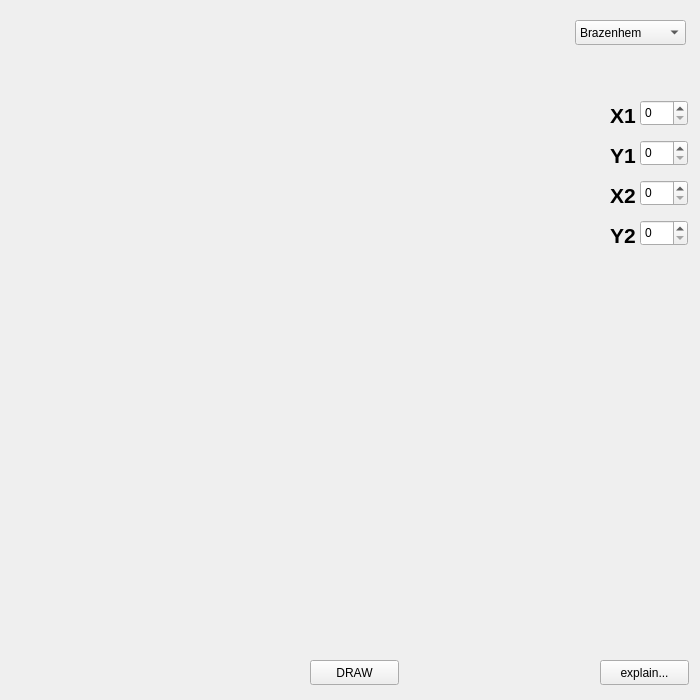
<?xml version="1.0" encoding="UTF-8"?>
<ui version="4.0">
 <class>LineForm</class>
 <widget class="QWidget" name="LineForm">
  <property name="geometry">
   <rect>
    <x>0</x>
    <y>0</y>
    <width>700</width>
    <height>700</height>
   </rect>
  </property>
  <property name="windowTitle">
   <string>Form</string>
  </property>
  <widget class="QPushButton" name="DrawPushButton">
   <property name="geometry">
    <rect>
     <x>310</x>
     <y>660</y>
     <width>89</width>
     <height>25</height>
    </rect>
   </property>
   <property name="text">
    <string>DRAW</string>
   </property>
  </widget>
  <widget class="QComboBox" name="LineManagerComboBox">
   <property name="geometry">
    <rect>
     <x>575</x>
     <y>20</y>
     <width>111</width>
     <height>25</height>
    </rect>
   </property>
   <item>
    <property name="text">
     <string>Brazenhem</string>
    </property>
   </item>
   <item>
    <property name="text">
     <string>CDA</string>
    </property>
   </item>
   <item>
    <property name="text">
     <string>By</string>
    </property>
   </item>
  </widget>
  <widget class="QSpinBox" name="x1SpinBox">
   <property name="geometry">
    <rect>
     <x>640</x>
     <y>100</y>
     <width>48</width>
     <height>26</height>
    </rect>
   </property>
  </widget>
  <widget class="QSpinBox" name="y1SpinBox">
   <property name="geometry">
    <rect>
     <x>640</x>
     <y>140</y>
     <width>48</width>
     <height>26</height>
    </rect>
   </property>
  </widget>
  <widget class="QSpinBox" name="x2SpinBox">
   <property name="geometry">
    <rect>
     <x>640</x>
     <y>180</y>
     <width>48</width>
     <height>26</height>
    </rect>
   </property>
  </widget>
  <widget class="QSpinBox" name="y2SpinBox">
   <property name="geometry">
    <rect>
     <x>640</x>
     <y>220</y>
     <width>48</width>
     <height>26</height>
    </rect>
   </property>
  </widget>
  <widget class="QLabel" name="x1Label">
   <property name="geometry">
    <rect>
     <x>610</x>
     <y>100</y>
     <width>31</width>
     <height>31</height>
    </rect>
   </property>
   <property name="text">
    <string>&lt;html&gt;&lt;head/&gt;&lt;body&gt;&lt;p&gt;&lt;span style=&quot; font-size:16pt; font-weight:600;&quot;&gt;X1&lt;/span&gt;&lt;/p&gt;&lt;/body&gt;&lt;/html&gt;</string>
   </property>
  </widget>
  <widget class="QLabel" name="y1Label">
   <property name="geometry">
    <rect>
     <x>610</x>
     <y>140</y>
     <width>31</width>
     <height>31</height>
    </rect>
   </property>
   <property name="text">
    <string>&lt;html&gt;&lt;head/&gt;&lt;body&gt;&lt;p&gt;&lt;span style=&quot; font-size:16pt; font-weight:600;&quot;&gt;Y1&lt;/span&gt;&lt;/p&gt;&lt;/body&gt;&lt;/html&gt;</string>
   </property>
  </widget>
  <widget class="QLabel" name="x2Label">
   <property name="geometry">
    <rect>
     <x>610</x>
     <y>180</y>
     <width>31</width>
     <height>31</height>
    </rect>
   </property>
   <property name="text">
    <string>&lt;html&gt;&lt;head/&gt;&lt;body&gt;&lt;p&gt;&lt;span style=&quot; font-size:16pt; font-weight:600;&quot;&gt;X2&lt;/span&gt;&lt;/p&gt;&lt;/body&gt;&lt;/html&gt;</string>
   </property>
  </widget>
  <widget class="QLabel" name="y2Label">
   <property name="geometry">
    <rect>
     <x>610</x>
     <y>220</y>
     <width>31</width>
     <height>31</height>
    </rect>
   </property>
   <property name="text">
    <string>&lt;html&gt;&lt;head/&gt;&lt;body&gt;&lt;p&gt;&lt;span style=&quot; font-size:16pt; font-weight:600;&quot;&gt;Y2&lt;/span&gt;&lt;/p&gt;&lt;/body&gt;&lt;/html&gt;</string>
   </property>
  </widget>
  <widget class="QPushButton" name="ExplainPushButton">
   <property name="geometry">
    <rect>
     <x>600</x>
     <y>660</y>
     <width>89</width>
     <height>25</height>
    </rect>
   </property>
   <property name="text">
    <string>explain...</string>
   </property>
  </widget>
 </widget>
 <resources/>
 <connections/>
</ui>
